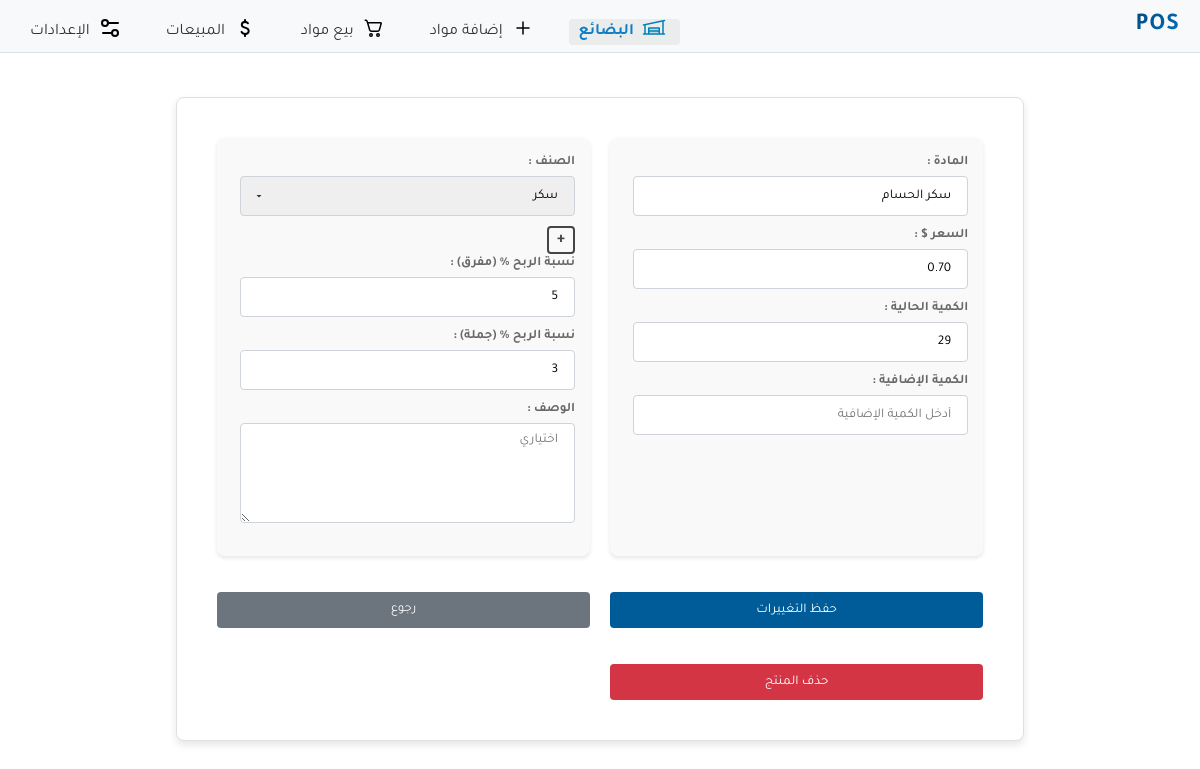
The page /products/5 on the database as committed earlier.
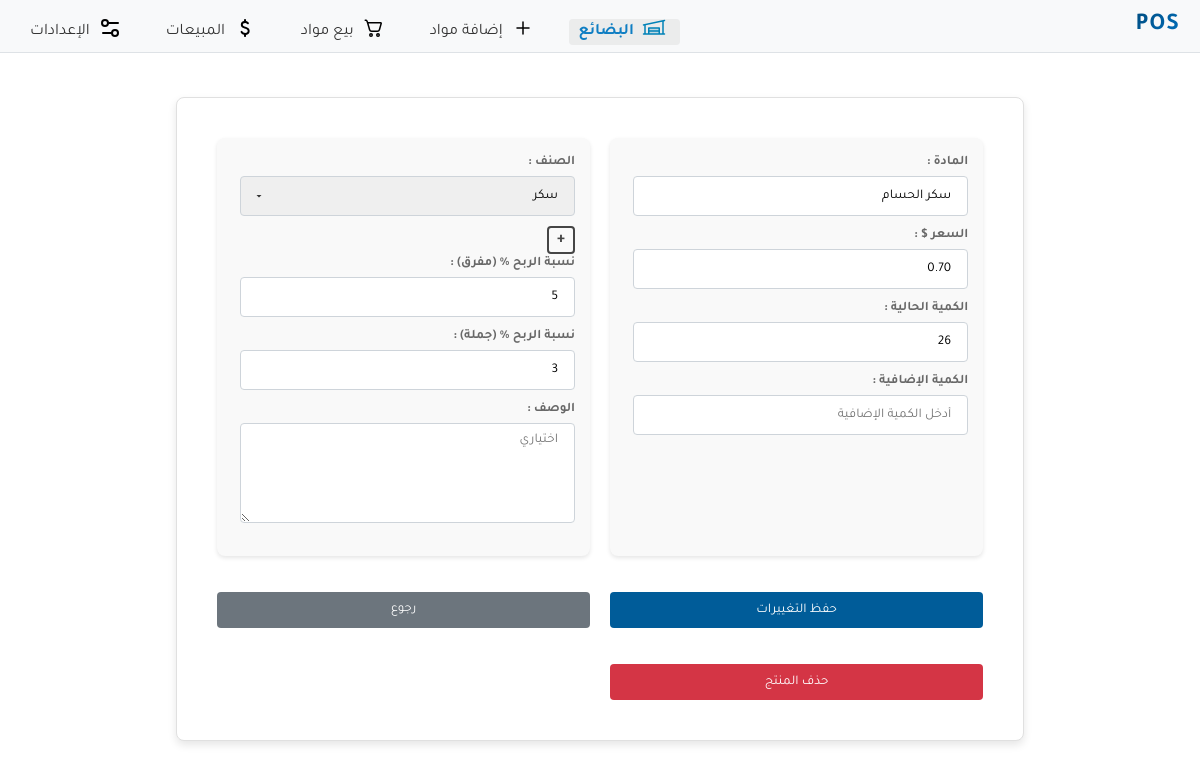
The same page on the database as committed later.
### store/models.py (models this page shows, shortened)
class Product(models.Model):
    name = models.CharField(max_length=100)
    description = models.TextField(null=True,blank=True)
    price = models.DecimalField(max_digits=10, decimal_places=2)
    quantity = models.PositiveIntegerField()
    classification=models.ForeignKey(Classification, on_delete=models.SET_NULL,null=True,blank=True)
    retail_sale_percent = models.PositiveIntegerField(null=True, blank=True)
    whole_sale_percent = models.PositiveIntegerField(null=True, blank=True)
    is_active = models.BooleanField(default=True)

### store/views.py (the view)
# urls.py: path('products/<int:product_id>', views.product_detail, name='product_detail'),
def product_detail(request, product_id):
    product = get_object_or_404(Product, id=product_id)
    if request.method == 'POST':
        form = ProductForm(request.POST, instance=product)
        if form.is_valid():
            form.save()
            return redirect('product_list')  # Redirect back to product list
    else:
        form = ProductForm(instance=product)
    return render(request, 'store/product_detail.html', {
        'product_id': product.id,
        'form': form
    })

### store/models.py (called while the page is built)
    def __str__(self):
        return self.category

### store/templates/store/product_detail.html (shortened to what this page needs)
{% extends 'base.html' %}
{% load static %}
{% block content %}
<link rel="stylesheet" href="{% static 'store/add_update_product.css' %}">
<div class="card">
<div class="container">
    <form method="post" id="product-form">
         <div class="right-column">
            <label class="form-label" for="{{ form.name.id_for_label }}"> المادة : </label>
            <br>
            {{ form.name }}
            <br>
            <label class="form-label" for="{{ form.price.id_for_label }}">السعر $ : </label>
            <br>
            {{ form.price }}
            <br>
            <label class="form-label" for="{{ form.quantity.id_for_label }}">الكمية الحالية : </label>
            <br>
            {{ form.quantity }}
            <br>
            <label class="form-label" for="{{ form.additional_quantity.id_for_label }}">الكمية الإضافية : </label>
            <br>
            {{ form.additional_quantity }}
            <br>
        </div>
         <div class="left-column">
            <label class="form-label" for="{{ form.classification.id_for_label }}">الصنف : </label>
            <br>
            {{ form.classification }}
                 <a class="add-classification" href={% url 'add_classification' %}>+</a>
            <br>
            <label class="form-label" for="{{form.retail_sale_percent.id_for_label}}">نسبة الربح % (مفرق) : </label><br>
            {{form.retail_sale_percent}}
            <br>
            <label class="form-label" for="{{form.whole_sale_percent.id_for_label}}">نسبة الربح % (جملة) : </label><br>
            {{form.whole_sale_percent}}
            <br>
            <label class="form-label" for="{{ form.description.id_for_label }}">الوصف : </label>
            <br>
            {{ form.description }}
         </div>
            <button type="submit" class="btn blue">حفظ التغييرات</button>
            <a class="btn gray" style="font-size:small" href="{% url 'product_list' %}">رجوع</a>
            <button type="button" class="btn red" id="delete-btn">حذف المنتج</button>
    </form>
    </div>
    </div>
{% endblock %}

Rows that differ between the two databases and show on the page:
changed Product "سكر الحسام": quantity "29" → "26"
